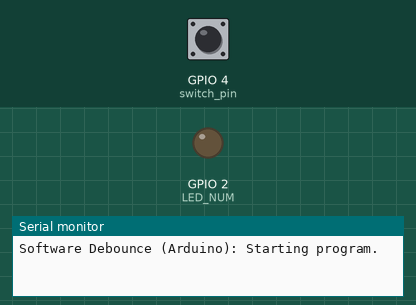
This program was run on a simulated ESP32. Shown: output pins drawn as LEDs (lit = HIGH), the last lines printed to the serial monitor. The inputs (shaded band) are chosen by the test bench; at power-on: GPIO 4 (switch_pin) HIGH.

Above: at 1.2 s.
1.3 s: GPIO 4 (switch_pin) pulled LOW for 0.15 s
At 2.1 s:
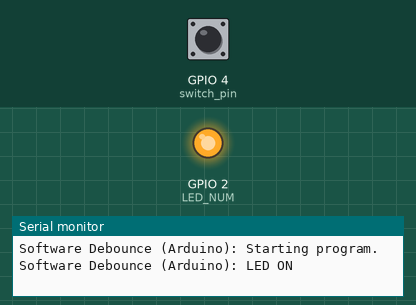
2.9 s: GPIO 4 (switch_pin) pulled LOW for 1 s
At 3.3 s:
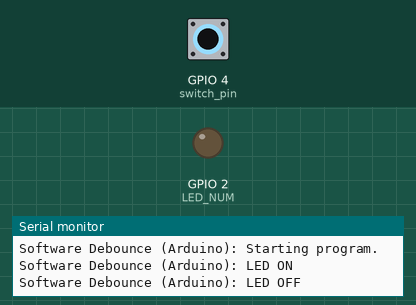
5.4 s: GPIO 4 (switch_pin) pulled LOW for 3.2 s
At 6.4 s:
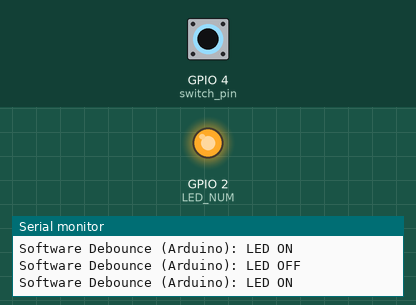
Timing chart, 0 to 8.4 s (numbered marks = the images above; inputs shaded):
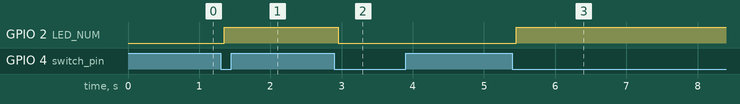

Measured:
- after the input at 1.3 s, GPIO 2 (LED_NUM): LOW → HIGH after 0.05 s
- after the input at 2.9 s, GPIO 2 (LED_NUM): HIGH → LOW after 0.05 s
- after the input at 5.4 s, GPIO 2 (LED_NUM): LOW → HIGH after 0.05 s

The program:

main.cpp
```cpp
// Author: Anthony Yalong
// Description: LED toggle control with software debounced button input.
//              Implements stable state detection to eliminate mechanical switch bounce.
//              LED toggles on each confirmed button press (rising edge detection).

#include <Arduino.h>

// Pin definitions
#define LED_NUM 2
#define SWITCH_NUM 4

// Debounce activators
typedef enum
{
  DEBOUNCE_NO_EDGE,
  DEBOUNCE_RISING_EDGE,
  DEBOUNCE_FALLING_EDGE,
} debounce_edge_t;

// Software debounce class
class SoftwareDebounce
{
private:
  // Class variables
  uint8_t pin;
  bool inverted;

  // States
  bool cur_state;
  bool prev_stable_state;

  // Timing
  unsigned long delay_time;
  unsigned long last_change_time;

  // Sampling
  unsigned int required_samples;
  unsigned int consecutive_samples;

public:
  // Constructor
  SoftwareDebounce(
      uint8_t switch_pin = SWITCH_NUM,
      bool inverted_logic = true,
      unsigned long debounce_delay_time = 50,
      unsigned int debounce_required_samples = 3)
  {
    pin = switch_pin;
    inverted = inverted_logic;

    // States
    pinMode(pin, inverted ? INPUT_PULLUP : INPUT_PULLDOWN);
    cur_state = prev_stable_state = read_raw_state(pin);

    // Timing
    delay_time = debounce_delay_time;
    last_change_time = 0;

    // Sampling
    required_samples = debounce_required_samples;
    consecutive_samples = 0;
  }

  // Update debounce
  debounce_edge_t update(void)
  {
    int raw_state = read_raw_state(pin);
    unsigned long cur_time = millis();

    // Reset if state changed
    if (raw_state != cur_state)
    {
      cur_state = raw_state;
      last_change_time = cur_time;
      consecutive_samples = 0;
      return DEBOUNCE_NO_EDGE;
    }

    // Need more samples
    if (consecutive_samples < required_samples)
    {
      consecutive_samples++;
      return DEBOUNCE_NO_EDGE;
    }

    // Need more time
    if ((cur_time - last_change_time) < delay_time)
    {
      return DEBOUNCE_NO_EDGE;
    }

    // Check if actual state changed
    if (raw_state != prev_stable_state)
    {
      prev_stable_state = cur_state;
      return raw_state ? DEBOUNCE_RISING_EDGE : DEBOUNCE_FALLING_EDGE;
    }

    return DEBOUNCE_NO_EDGE;
  }

private:
  // Read pin with inversion logic
  bool read_raw_state(int to_read)
  {
    bool raw = digitalRead(to_read);
    return inverted ? !raw : raw;
  }
};

// Global objects and variables
SoftwareDebounce debouncer(SWITCH_NUM, true, 50, 3);
bool led_state = false;

// Setup function
void setup()
{
  // Serial setup
  Serial.begin(115200);
  Serial.println("Software Debounce (Arduino): Starting program.");

  // LED setup
  pinMode(LED_NUM, OUTPUT);
  digitalWrite(LED_NUM, led_state);
}

// Main loop
void loop()
{
  debounce_edge_t debounce_result = debouncer.update();

  // Toggle LED on button press
  if (debounce_result == DEBOUNCE_RISING_EDGE)
  {
    led_state = !led_state;
    digitalWrite(LED_NUM, led_state);
    Serial.print("Software Debounce (Arduino): LED ");
    Serial.println(led_state ? "ON" : "OFF");
  }
  delay(1);
}
```
